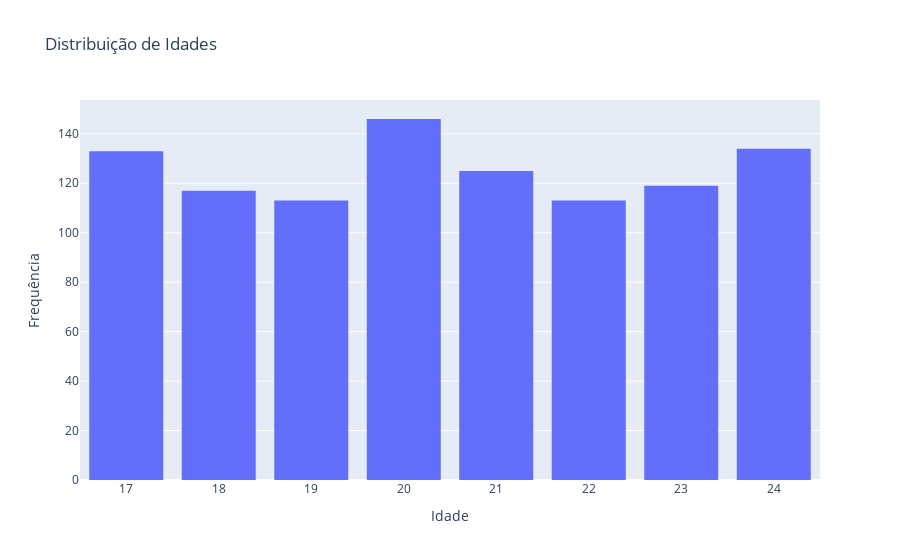

The notebook cell this image was saved under:
### Markdown cell above
## 1. Perfil dos Estudantes
- Qual é a distribuição de idade dos estudantes?
- Qual é a proporção de gênero?
- Qual a distribuição da escolaridade dos pais?

### Code cell
# Histograma interativo
fig = px.histogram(df, x='idade', title='Distribuição de Idades')
fig.update_layout(bargap=0.1, xaxis_title='Idade', yaxis_title='Frequência')
fig.show()

### Figure 1 — Plotly figure (JSON) as saved in the notebook; plotly's stock layout.template omitted (floating-point values rounded to 4 significant figures; data arrays with more than 128 entries replaced by an {"elided": "..."} marker saying what was removed)
{"data": [{"alignmentgroup": "True", "bingroup": "x", "hovertemplate": "idade=%{x}<br>count=%{y}<extra></extra>", "legendgroup": "", "marker": {"color": "#636efa", "pattern": {"shape": ""}}, "name": "", "offsetgroup": "", "orientation": "v", "showlegend": false, "type": "histogram", "x": {"elided": "1000 int values"}, "xaxis": "x", "yaxis": "y"}], "layout": {"autosize": true, "bargap": 0.2, "barmode": "relative", "legend": {"tracegroupgap": 0}, "title": {"text": "Distribuição de Idades"}, "xaxis": {"anchor": "y", "autorange": true, "domain": [0, 1], "range": [16.5, 24.5], "title": {"text": "Idade"}, "type": "linear"}, "yaxis": {"anchor": "x", "autorange": true, "domain": [0, 1], "range": [0, 153.7], "title": {"text": "Frequência"}}}}
